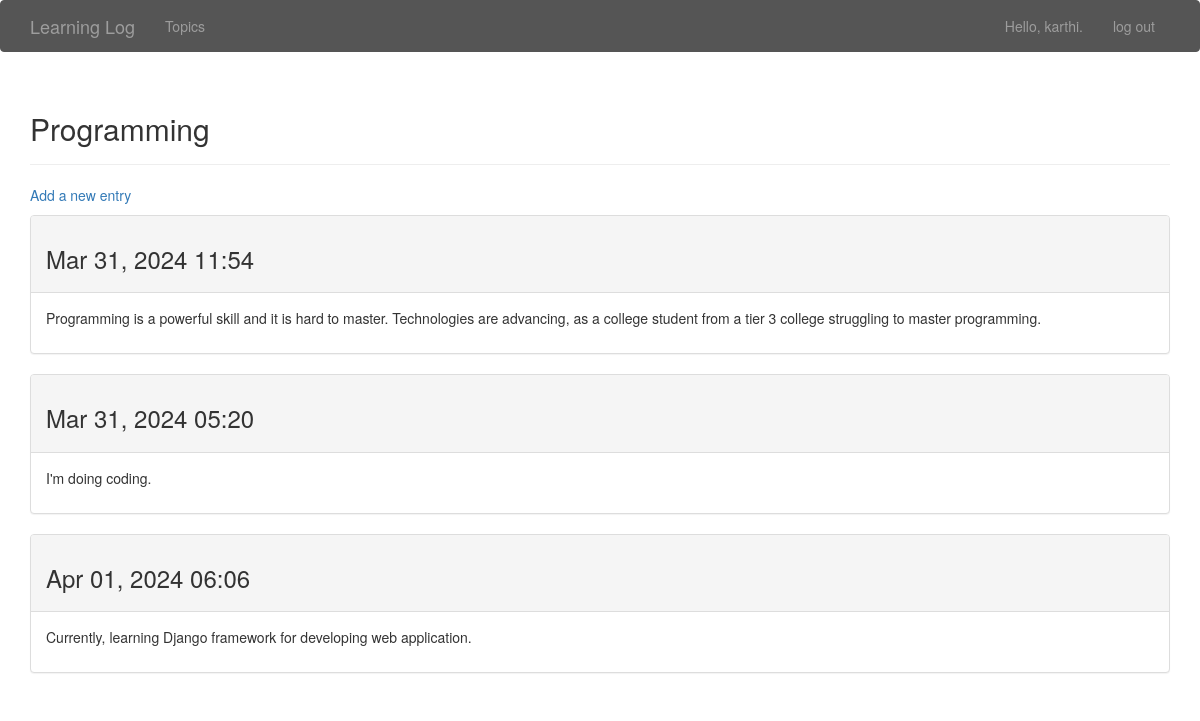
The page /topics/2/ (signed in) on the database its author committed.
### learning_logs/models.py (models this page shows, shortened)
class Topic(models.Model):
    text = models.CharField(max_length=200)
    date_added = models.DateTimeField(auto_now_add=True)
    owner = models.ForeignKey(User, on_delete=models.CASCADE)
    def __str__(self) -> str:
        return self.text

class Entry(models.Model):
    topic = models.ForeignKey(Topic, on_delete=models.CASCADE)
    text = models.TextField()
    date_added = models.DateTimeField(auto_now_add=True)
    class Meta:
        verbose_name_plural = 'entries'

### learning_logs/views.py (the view)
# urls.py: path('topics/<int:topic_id>/', views.topic, name='topic'),
@login_required
def topic(request, topic_id):
    topic = Topic.objects.get(id=topic_id)
    if topic.owner != request.user:
        raise Http404
    entries = topic.entry_set.order_by('date_added')
    context = {'topic': topic, 'entries': entries}
    return render(request, 'topic.html', context)

### learning_logs/templates/topic.html
{% extends "base.html" %}
{% block header %}
  <h2>{{ topic }}</h2>
{% endblock header %}
{% block content %}
  <p>
    <a href="{% url 'new entry' topic.id %}">Add a new entry</a>
  </p>
  {% for entry in entries %}
    <div class="panel panel-default">
      <div class="panel-heading">
        <h3>{{ entry.date_added|date:'M d, Y h:i'}}</h3>
      </div>
      <div class="panel-body">
        {{ entry.text|linebreaks }}
      </div>
    </div>
  {% empty %}
    There are no entries in this topic.
  {% endfor %}
{% endblock content %}

### learning_logs/templates/base.html (shortened to what this page needs)
{% load bootstrap3 %}
<!DOCTYPE html>
<html lang="en">
  <head>
    {% bootstrap_css %}
  </head>
  <body>
    <nav class="navbar navbar-inverse bg-dark">
      <div class="container">
        <div class="navbar-header">
          <a class="navbar-brand" href="{% url 'home' %}">Learning Log</a>
        </div>
        <div id="navbar" class="navbar-collapse collapse">
          <ul class="nav navbar-nav">
            <li><a href="{% url 'topics' %}">Topics</a></li>
          </ul>
          <ul class="nav navbar-nav navbar-right">
            {% if user.is_authenticated %}
              <li><a>Hello, {{ user.username }}.</a></li>
              <li><a href="{% url 'logout' %}">log out</a></li>
            {% else %}
              <li><a href="{% url 'register' %}">register</a></li>
              <li><a href="{% url 'login' %}">log in</a></li>
            {% endif %}
          </ul>
        </div>
      </div>
    </nav>
    <div class="container">
      <div class="page-header">
        {% block header %}{% endblock header %}
      </div>
      <div>
        {% block content %}{% endblock content %}
      </div>
    </div>
  </body>
</html>

### learning_logs/templates/base.html (style rules this page uses)
.navbar-inverse { background-color: #555555; border-color: #555555; }

### rows shown on the page
Topic: text "Programming"
Entry: date_added "Mar 31, 2024 11:54", text "Programming is a powerful skill and it is hard to master. Technologies are advancing, as a college student from a tier 3 college struggling to master programming."
Entry: date_added "Mar 31, 2024 05:20", text "I'm doing coding."
Entry: date_added "Apr 01, 2024 06:06", text "Currently, learning Django framework for developing web application."

### other values the page prints
{{ user.username }} "karthi"
